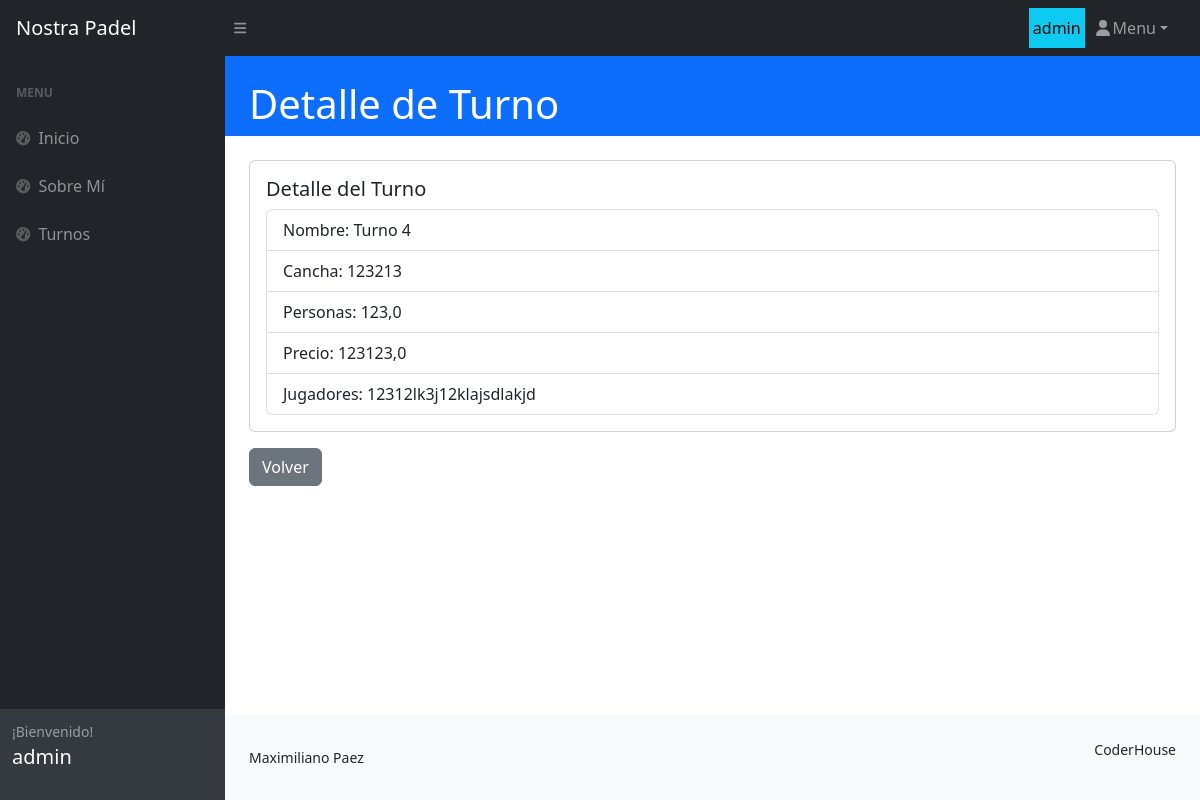
Page /turno/turno/detail/1 (signed in) on the committed database.
### turno/models.py (models this page shows, shortened)
class Turno(models.Model):
    categoria_id = models.ForeignKey(
        TurnoLugar, null=True, blank=True, on_delete=models.SET_NULL, verbose_name="lugar de turno"
    )
    nombre = models.CharField(max_length=100)
    unidad_medida = models.CharField(max_length=100)
    cantidad = models.FloatField()
    precio = models.FloatField()
    descripcion = models.TextField(null=True, blank=True, verbose_name="descripción")
    fecha_actualizacion = models.DateField(
        null=True, blank=True, default=timezone.now, editable=False, verbose_name="fecha de actualización"
    )
    class Meta:
        verbose_name = "turno"
        verbose_name_plural = "turnos"

### turno/views.py (the view)
# urls.py: path("turno/detail/<int:pk>", views.TurnoDetail.as_view(), name="turno_detail"),
class TurnoDetail(DetailView):
    model = models.Turno

### turno/templates/turno/turno_detail.html
{% extends 'core/base.html' %}
{% block titulo %}
<div class="container-fluid px-4">
    <h1 class="mt-4">Detalle de Turno</h1>
</div>
{% endblock titulo %}
{% block contenido %}
<div class="container-fluid p-4">
    <div class="card">
        <div class="card-body">
            <h5 class="card-title">Detalle del Turno</h5>
            <ul class="list-group">
                <li class="list-group-item">Nombre: {{ object.nombre }}</li>
                <li class="list-group-item">Cancha: {{ object.unidad_medida }}</li>
                <li class="list-group-item">Personas: {{ object.cantidad }}</li>
                <li class="list-group-item">Precio: {{ object.precio }}</li>
                <li class="list-group-item">Jugadores: {{ object.descripcion }}</li>
            </ul>
        </div>
    </div>
    <a href="{% url 'turno:turno_list' %}" class="btn btn-secondary mt-3">Volver</a>
</div>
{% endblock contenido %}

### core/templates/core/components/navbar.html (shortened to what this page needs)
<nav class="sb-topnav navbar navbar-expand navbar-dark bg-dark">
    <a class="navbar-brand ps-3" href="index.html">Nostra Padel</a>
    <button class="btn btn-link btn-sm order-1 order-lg-0 me-4 me-lg-0" id="sidebarToggle" href="#!"><i class="fas fa-bars"></i></button>
    <ul class="navbar-nav ms-auto ms-md-0 me-3 me-lg-4">
        <a class="text-bg-info text-decoration-none align-content-xl-center p-1 text-center  ">{{ user.username }}</a>
        <li class="nav-item dropdown">
            <a class="nav-link dropdown-toggle" id="navbarDropdown" href="#" role="button" data-bs-toggle="dropdown" aria-expanded="false"><i class="fas fa-user fa-fw"></i>Menu</a>
        </li>
    </ul>
</nav>

### core/templates/core/components/sidenav.html
<nav class="sb-sidenav accordion sb-sidenav-dark" id="sidenavAccordion">
    <div class="sb-sidenav-menu">
        <div class="nav">
            <div class="sb-sidenav-menu-heading">Menu</div>
            <a class="nav-link {% if request.path == '/' %}active{% endif %}" href="{% url 'core:home' %}">
                <div class="sb-nav-link-icon"><i class="fas fa-tachometer-alt"></i></div>
                Inicio
            </a>
            {% if user.is_authenticated %}
                <a class="nav-link {% if request.path == '/aboutme/' %}active{% endif %}" href="{% url 'aboutme:home' %}">
                    <div class="sb-nav-link-icon"><i class="fas fa-tachometer-alt"></i></div>
                    Sobre Mí
                </a>
                <a class="nav-link {% if request.path == '/turno/' %}active{% endif %}" href="{% url 'turno:home' %}">
                    <div class="sb-nav-link-icon"><i class="fas fa-tachometer-alt"></i></div>
                    Turnos
                </a>
            {% endif %}
        </div>
    </div>
    <div class="sb-sidenav-footer">
        <div class="small">¡Bienvenido!</div>
        <p class="text-white fs-5">{{ user.username }}</p>
    </div>
</nav>

### rows in the picture
Turno: nombre "Turno 4", unidad_medida "123213", cantidad "123,0", precio "123123,0", descripcion "12312lk3j12klajsdlakjd"

### other values in the picture
{{ user.username }} "admin"
